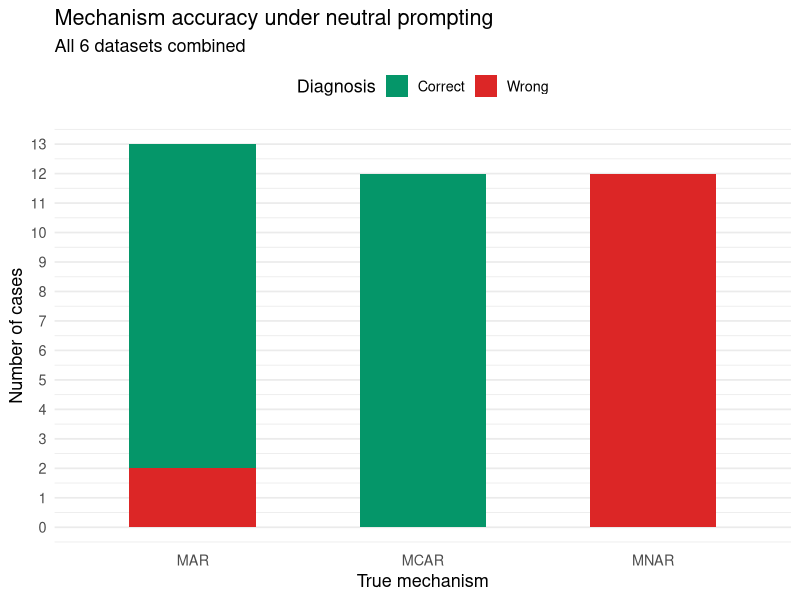
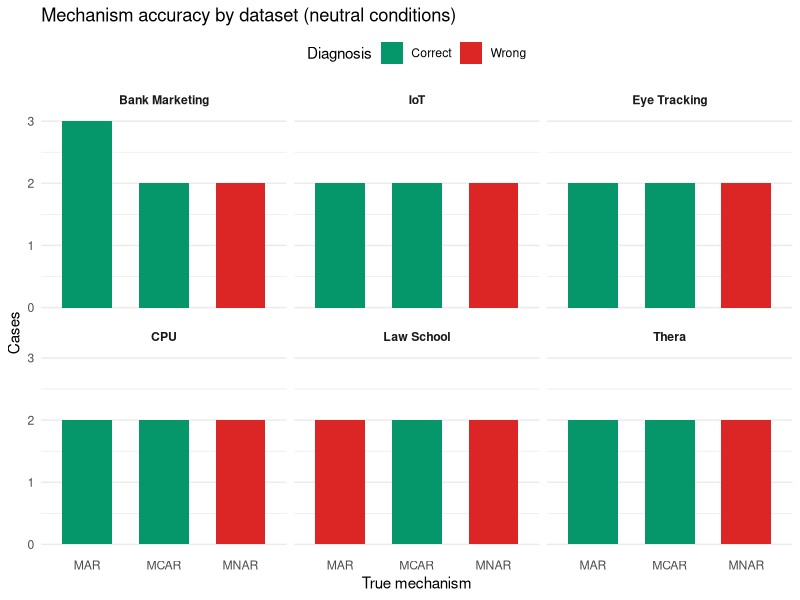
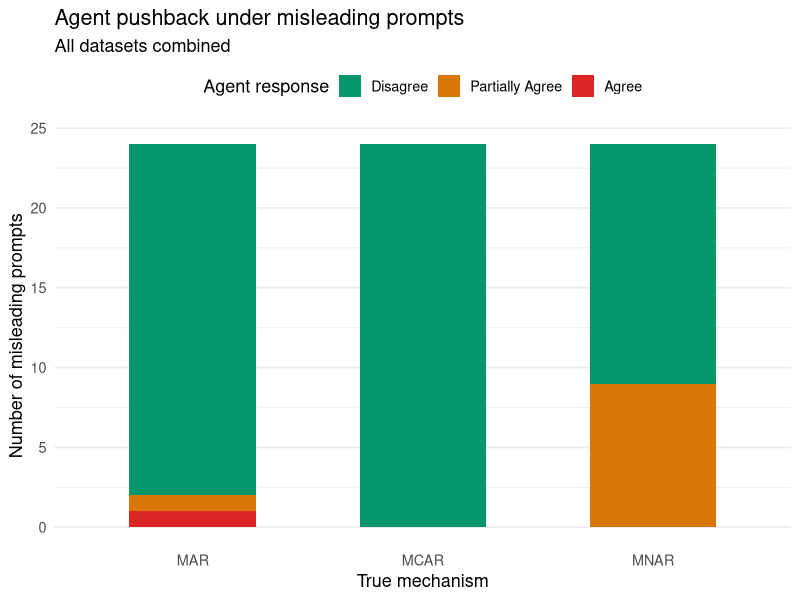
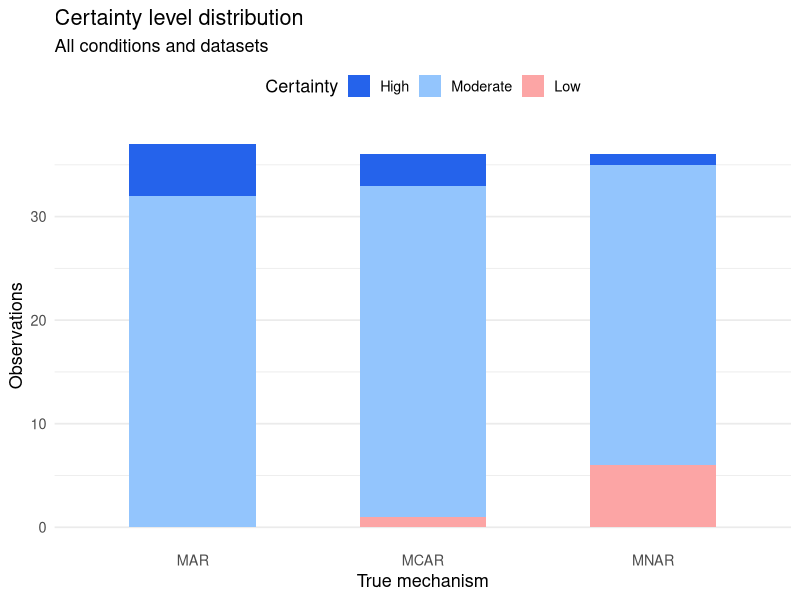
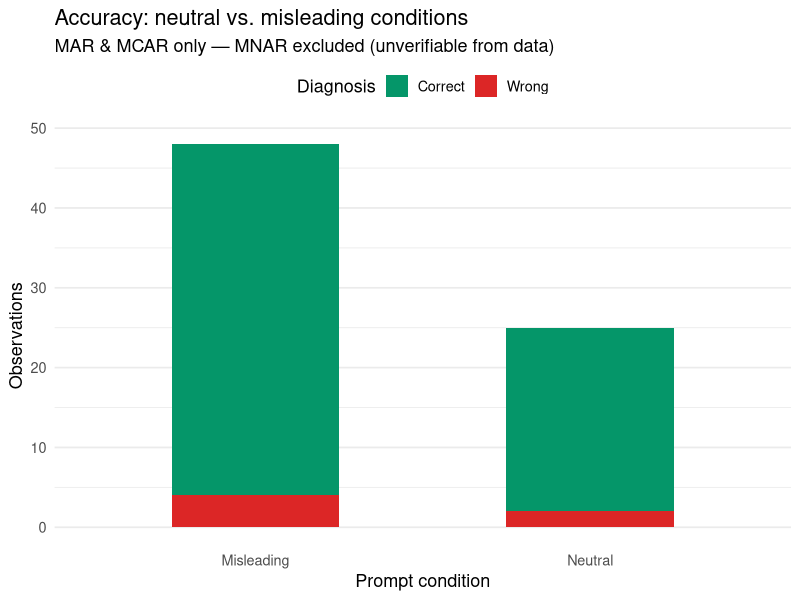
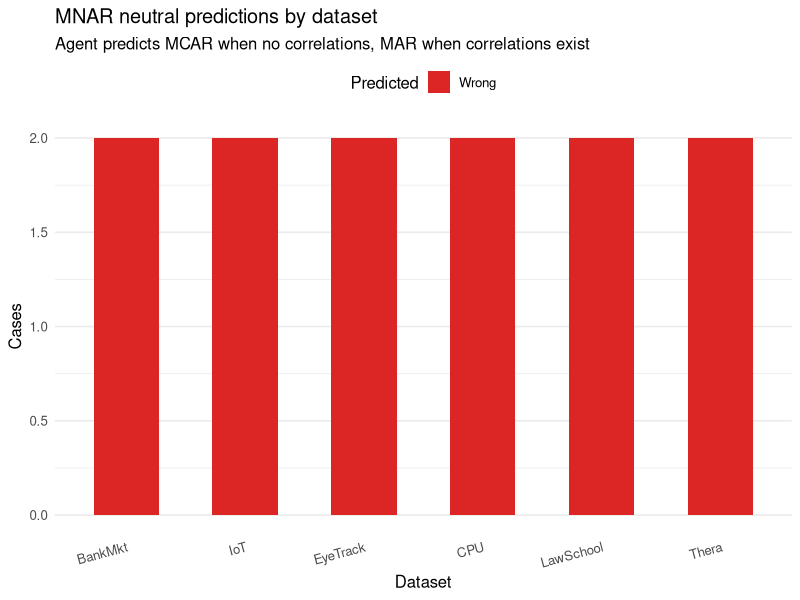

Generate these figures, in order, with R:
# ─────────────────────────────────────────────────────────────────────────────
# Results Analysis — LLM Data Agent Evaluation
# 36 cases × 5 datasets: BankMkt / IoT / EyeTrack / CPU / LawSchool / Thera
#
# mech_correct : 1=correct, 0=ambiguous, -1=wrong
# certainty    : 1=High, 0=Moderate, -1=Low
# pushback     : 1=Disagree, 0=Partially Agree, -1=Agree, NA=neutral
# ─────────────────────────────────────────────────────────────────────────────

library(tidyverse)
library(ggplot2)

# ── 1. Load ─────────────────────────────────────────────────────────────────
df <- read.csv("results_coded.csv", stringsAsFactors = FALSE) %>%
  mutate(
    true_mech  = factor(true_mech,  levels = c("MAR","MCAR","MNAR")),
    dataset    = factor(dataset,    levels = c("BankMkt","IoT","EyeTrack","CPU","LawSchool","Thera")),
    cond_type  = ifelse(grepl("Misleading", condition), "Misleading", "Neutral"),
    mech_label = case_when(
      mech_correct ==  1 ~ "Correct",
      mech_correct ==  0 ~ "Ambiguous",
      mech_correct == -1 ~ "Wrong"
    ) %>% factor(levels = c("Correct","Ambiguous","Wrong")),
    cert_label = case_when(
      certainty ==  1 ~ "High",
      certainty ==  0 ~ "Moderate",
      certainty == -1 ~ "Low"
    ) %>% factor(levels = c("High","Moderate","Low")),
    push_label = case_when(
      pushback ==  1 ~ "Disagree",
      pushback ==  0 ~ "Partially Agree",
      pushback == -1 ~ "Agree",
      TRUE           ~ NA_character_
    ) %>% factor(levels = c("Disagree","Partially Agree","Agree"))
  )

pal_mech <- c("Correct"="#059669","Ambiguous"="#d97706","Wrong"="#dc2626")
pal_cert <- c("High"="#2563eb","Moderate"="#93c5fd","Low"="#fca5a5")
pal_push <- c("Disagree"="#059669","Partially Agree"="#d97706","Agree"="#dc2626")

# ── 2. Summary tables ────────────────────────────────────────────────────────
cat("\n=== Neutral accuracy by mechanism ===\n")
df %>% filter(cond_type=="Neutral") %>%
  count(true_mech, mech_label) %>% print()

cat("\n=== Neutral accuracy by mechanism × dataset ===\n")
df %>% filter(cond_type=="Neutral") %>%
  count(dataset, true_mech, mech_label) %>%
  pivot_wider(names_from=mech_label, values_from=n, values_fill=0) %>% print()

cat("\n=== Pushback under misleading prompts ===\n")
df %>% filter(cond_type=="Misleading") %>%
  count(true_mech, push_label) %>% print()

cat("\n=== Certainty distribution by mechanism ===\n")
df %>% count(true_mech, cert_label) %>% print()

cat("\n=== MNAR breakdown: predicted mechanism by dataset ===\n")
df %>% filter(true_mech=="MNAR") %>%
  count(dataset, condition, mech_label) %>% print()

cat("\n=== LawSchool MAR — special case (agent predicted MCAR) ===\n")
df %>% filter(dataset=="LawSchool", true_mech=="MAR") %>%
  select(case_id, condition, predicted, mech_correct, certainty, pushback) %>% print()

# ── 3. Plot 1: Neutral accuracy by mechanism (overall) ───────────────────────
p1 <- df %>%
  filter(cond_type=="Neutral") %>%
  count(true_mech, mech_label) %>%
  ggplot(aes(x=true_mech, y=n, fill=mech_label)) +
  geom_col(position="stack", width=0.55) +
  scale_fill_manual(values=pal_mech, name="Diagnosis") +
  scale_y_continuous(breaks=0:15) +
  labs(title="Mechanism accuracy under neutral prompting",
       subtitle="All 6 datasets combined",
       x="True mechanism", y="Number of cases") +
  theme_minimal(base_size=13) +
  theme(legend.position="top", panel.grid.major.x=element_blank())
print(p1)
# ggsave("plot1_accuracy_neutral.png", p1, width=6, height=4.5, dpi=150)

# ── 4. Plot 2: Neutral accuracy by mechanism × dataset (heatmap style) ───────
p2 <- df %>%
  filter(cond_type=="Neutral") %>%
  count(dataset, true_mech, mech_label) %>%
  ggplot(aes(x=true_mech, y=n, fill=mech_label)) +
  geom_col(position="stack", width=0.65) +
  facet_wrap(~dataset, nrow=2,
             labeller=labeller(dataset=c(
               BankMkt="Bank Marketing", IoT="IoT",
               EyeTrack="Eye Tracking", CPU="CPU",
               LawSchool="Law School", Thera="Thera"))) +
  scale_fill_manual(values=pal_mech, name="Diagnosis") +
  labs(title="Mechanism accuracy by dataset (neutral conditions)",
       x="True mechanism", y="Cases") +
  theme_minimal(base_size=11) +
  theme(legend.position="top", panel.grid.major.x=element_blank(),
        strip.text=element_text(face="bold"))
print(p2)
# ggsave("plot2_by_dataset.png", p2, width=11, height=6, dpi=150)

# ── 5. Plot 3: Pushback under misleading prompts ──────────────────────────────
p3 <- df %>%
  filter(cond_type=="Misleading") %>%
  count(true_mech, push_label) %>%
  drop_na(push_label) %>%
  ggplot(aes(x=true_mech, y=n, fill=push_label)) +
  geom_col(position="stack", width=0.55) +
  scale_fill_manual(values=pal_push, name="Agent response") +
  labs(title="Agent pushback under misleading prompts",
       subtitle="All datasets combined",
       x="True mechanism", y="Number of misleading prompts") +
  theme_minimal(base_size=13) +
  theme(legend.position="top", panel.grid.major.x=element_blank())
print(p3)
# ggsave("plot3_pushback.png", p3, width=6, height=4.5, dpi=150)

# ── 6. Plot 4: Certainty by mechanism ────────────────────────────────────────
p4 <- df %>%
  count(true_mech, cert_label) %>%
  ggplot(aes(x=true_mech, y=n, fill=cert_label)) +
  geom_col(position="stack", width=0.55) +
  scale_fill_manual(values=pal_cert, name="Certainty") +
  labs(title="Certainty level distribution",
       subtitle="All conditions and datasets",
       x="True mechanism", y="Observations") +
  theme_minimal(base_size=13) +
  theme(legend.position="top", panel.grid.major.x=element_blank())
print(p4)
# ggsave("plot4_certainty.png", p4, width=6, height=4.5, dpi=150)

# ── 7. Plot 5: Neutral vs Misleading — MAR & MCAR only ───────────────────────
p5 <- df %>%
  filter(true_mech != "MNAR") %>%
  count(cond_type, mech_label) %>%
  ggplot(aes(x=cond_type, y=n, fill=mech_label)) +
  geom_col(position="stack", width=0.5) +
  scale_fill_manual(values=pal_mech, name="Diagnosis") +
  labs(title="Accuracy: neutral vs. misleading conditions",
       subtitle="MAR & MCAR only — MNAR excluded (unverifiable from data)",
       x="Prompt condition", y="Observations") +
  theme_minimal(base_size=13) +
  theme(legend.position="top", panel.grid.major.x=element_blank())
print(p5)
# ggsave("plot5_neutral_vs_misleading.png", p5, width=5, height=4.5, dpi=150)

# ── 8. Plot 6: MNAR prediction pattern by dataset ────────────────────────────
mnar_pattern <- df %>%
  filter(true_mech=="MNAR", cond_type=="Neutral") %>%
  count(dataset, mech_label)

p6 <- mnar_pattern %>%
  ggplot(aes(x=dataset, y=n, fill=mech_label)) +
  geom_col(position="stack", width=0.55) +
  scale_fill_manual(values=pal_mech, name="Predicted") +
  labs(title="MNAR neutral predictions by dataset",
       subtitle="Agent predicts MCAR when no correlations, MAR when correlations exist",
       x="Dataset", y="Cases") +
  theme_minimal(base_size=12) +
  theme(legend.position="top", panel.grid.major.x=element_blank(),
        axis.text.x=element_text(angle=15, hjust=1))
print(p6)
# ggsave("plot6_mnar_by_dataset.png", p6, width=7, height=4.5, dpi=150)

# ── 9. Export summary CSV ─────────────────────────────────────────────────────
summary_out <- df %>%
  group_by(dataset, true_mech, cond_type) %>%
  summarise(
    n_total      = n(),
    n_correct    = sum(mech_correct==1, na.rm=TRUE),
    n_ambiguous  = sum(mech_correct==0, na.rm=TRUE),
    n_wrong      = sum(mech_correct==-1, na.rm=TRUE),
    pct_correct  = round(n_correct/n_total*100,1),
    n_high       = sum(certainty==1, na.rm=TRUE),
    n_moderate   = sum(certainty==0, na.rm=TRUE),
    n_low        = sum(certainty==-1, na.rm=TRUE),
    n_disagree   = sum(pushback==1, na.rm=TRUE),
    n_partag     = sum(pushback==0, na.rm=TRUE),
    n_agree      = sum(pushback==-1, na.rm=TRUE),
    .groups="drop"
  )
write.csv(summary_out, "results_summary.csv", row.names=FALSE)

# ── 10. Key findings printout ─────────────────────────────────────────────────
cat("\n=== KEY FINDINGS ===\n")
cat("MAR accuracy (neutral):", sum(df$true_mech=="MAR" & df$cond_type=="Neutral" & df$mech_correct==1),
    "/", sum(df$true_mech=="MAR" & df$cond_type=="Neutral"), "\n")
cat("MCAR accuracy (neutral):", sum(df$true_mech=="MCAR" & df$cond_type=="Neutral" & df$mech_correct==1),
    "/", sum(df$true_mech=="MCAR" & df$cond_type=="Neutral"), "\n")
cat("MNAR accuracy (neutral):", sum(df$true_mech=="MNAR" & df$cond_type=="Neutral" & df$mech_correct==1),
    "/", sum(df$true_mech=="MNAR" & df$cond_type=="Neutral"), "\n")
cat("Misleading Disagree (all):", sum(df$pushback==1, na.rm=TRUE), "/",
    sum(!is.na(df$pushback)), "\n")
cat("EyeTrack MNAR correctly identified:", sum(df$dataset=="EyeTrack" & df$true_mech=="MNAR" & df$mech_correct==1), "\n")
cat("LawSchool MAR misclassified as MCAR:", sum(df$dataset=="LawSchool" & df$true_mech=="MAR" & df$mech_correct==-1), "\n")
